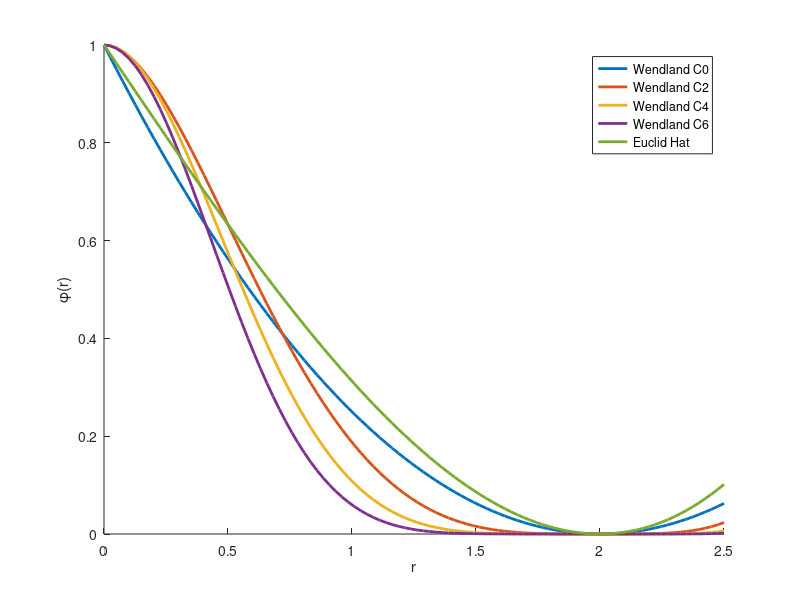
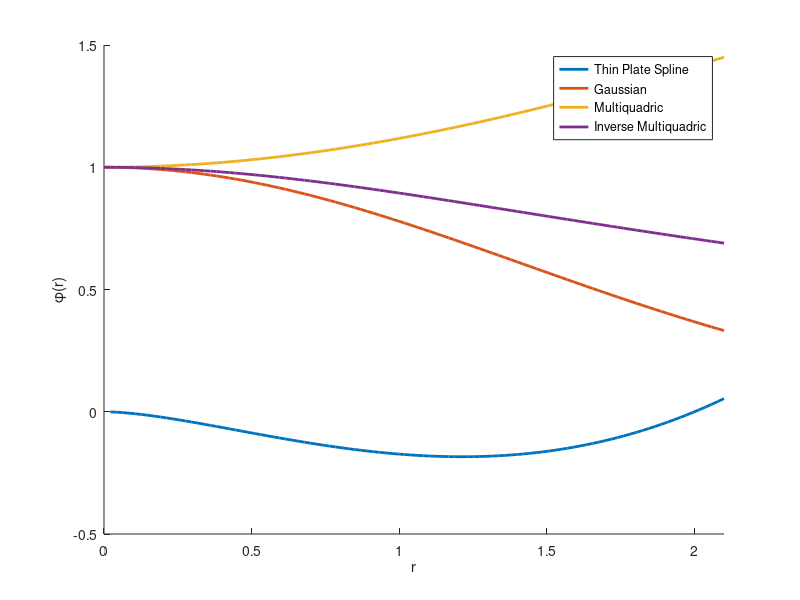

The MATLAB script that drew these images, in order:
close all
set(0,'defaultLineLineWidth', 2)
X = linspace(0,2.5);
figure
hold on

r=0.5;
x = X/2;
plot(X,(1-x).^2); %wendland C0
plot(X,(1-x).^4.*(4*x + 1)); %wendland C2
plot(X,(1-x).^6.*(35*x.^2+18*x+3)/3); %wendland C4
plot(X,(1-x).^8.*(32*x.^3+25*x.^2+8*x+1)); %wendland C6
plot(X,pi*((1/12*x.^3)-r^2*x+4/3*r^3)/(pi*(-r^2*0+4/3*r^3))); %euclid's hat
legend('Wendland C0', 'Wendland C2', 'Wendland C4', 'Wendland C6','Euclid Hat');
xlabel('r');
ylabel('\phi(r)');

figure 
hold on
X = linspace(0,2.1);
x = X/2;
plot(X,x.^2.*log(x)); %thin plate spline
plot(X,exp(-x.^2)); %gaussian
plot(X,sqrt(1+x.^2)); %multiquadric
plot(X,1./sqrt(1+x.^2)); %inverse multiquadric
legend('Thin Plate Spline','Gaussian','Multiquadric','Inverse Multiquadric');
xlabel('r');
ylabel('\phi(r)');
xlim([0,2.1]);

set(0,'defaultLineLineWidth', 1)